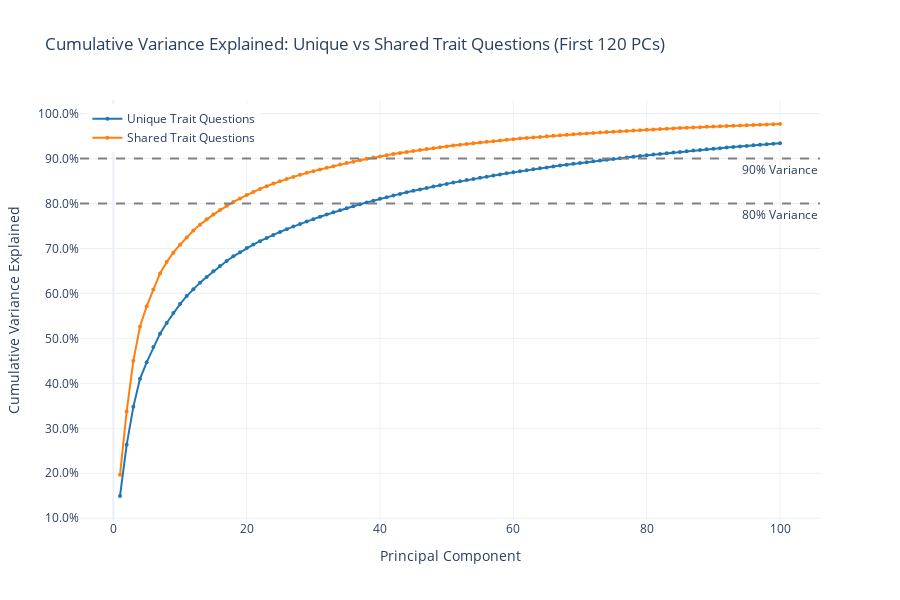

The notebook cell saved with this chart:
### Code cell
# Create Plotly line plot comparing cumulative variance explained between Unique and Shared Trait Questions

# Extract variance explained data
unique_variance = unique_pca_results['variance_explained']
shared_variance = shared_pca_results['variance_explained']

# Limit to first 120 components and calculate cumulative variance
n_components = 100
unique_variance_120 = unique_variance[:n_components]
shared_variance_120 = shared_variance[:n_components]

# Calculate cumulative variance explained
unique_cumvar = np.cumsum(unique_variance_120)
shared_cumvar = np.cumsum(shared_variance_120)

# Create component numbers for x-axis
components = list(range(1, n_components + 1))

# Create the plotly figure
fig = go.Figure()

# Add line for Unique Trait Questions
fig.add_trace(go.Scatter(
    x=components,
    y=unique_cumvar,
    mode='lines+markers',
    name='Unique Trait Questions',
    line=dict(color='#1f77b4', width=2),
    marker=dict(size=4)
))

# Add line for Shared Trait Questions
fig.add_trace(go.Scatter(
    x=components,
    y=shared_cumvar,
    mode='lines+markers',
    name='Shared Trait Questions',
    line=dict(color='#ff7f0e', width=2),
    marker=dict(size=4)
))

# Add reference lines for common variance thresholds
fig.add_hline(y=0.8, line_dash="dash", line_color="gray", 
              annotation_text="80% Variance", annotation_position="bottom right")
fig.add_hline(y=0.9, line_dash="dash", line_color="gray", 
              annotation_text="90% Variance", annotation_position="bottom right")

# Update layout
fig.update_layout(
    title='Cumulative Variance Explained: Unique vs Shared Trait Questions (First 120 PCs)',
    xaxis_title='Principal Component',
    yaxis_title='Cumulative Variance Explained',
    template='plotly_white',
    width=900,
    height=600,
    legend=dict(
        yanchor="top",
        y=0.99,
        xanchor="left",
        x=0.01
    )
)

# Format y-axis as percentage if values are between 0 and 1
max_var = max(unique_cumvar[-1], shared_cumvar[-1])
if max_var <= 1.0:
    fig.update_yaxes(tickformat='.1%')

# Show the plot
fig.show()

### Figure 1 — Plotly figure (JSON) as saved in the notebook; plotly's stock layout.template omitted (floating-point values rounded to 4 significant figures)
{"data": [{"line": {"color": "#1f77b4", "width": 2}, "marker": {"size": 4}, "mode": "lines+markers", "name": "Unique Trait Questions", "type": "scatter", "x": [1, 2, 3, 4, 5, 6, 7, 8, 9, 10, 11, 12, 13, 14, 15, 16, 17, 18, 19, 20, 21, 22, 23, 24, 25, 26, 27, 28, 29, 30, 31, 32, 33, 34, 35, 36, 37, 38, 39, 40, 41, 42, 43, 44, 45, 46, 47, 48, 49, 50, 51, 52, 53, 54, 55, 56, 57, 58, 59, 60, 61, 62, 63, 64, 65, 66, 67, 68, 69, 70, 71, 72, 73, 74, 75, 76, 77, 78, 79, 80, 81, 82, 83, 84, 85, 86, 87, 88, 89, 90, 91, 92, 93, 94, 95, 96, 97, 98, 99, 100], "y": [0.1495, 0.2632, 0.3478, 0.4102, 0.4468, 0.4806, 0.5105, 0.5343, 0.5564, 0.5763, 0.5942, 0.6095, 0.624, 0.6368, 0.6491, 0.6609, 0.6722, 0.6825, 0.6918, 0.7008, 0.7086, 0.7162, 0.7234, 0.7302, 0.7367, 0.7429, 0.7488, 0.7544, 0.7599, 0.7653, 0.7705, 0.7755, 0.7803, 0.785, 0.7896, 0.794, 0.7982, 0.8023, 0.8064, 0.8104, 0.8142, 0.8178, 0.8214, 0.8249, 0.8282, 0.8314, 0.8346, 0.8377, 0.8407, 0.8437, 0.8465, 0.8493, 0.852, 0.8547, 0.8572, 0.8598, 0.8622, 0.8646, 0.867, 0.8694, 0.8716, 0.8738, 0.876, 0.8781, 0.8802, 0.8823, 0.8843, 0.8863, 0.8882, 0.8901, 0.8919, 0.8937, 0.8955, 0.8973, 0.899, 0.9007, 0.9024, 0.9041, 0.9057, 0.9073, 0.9089, 0.9104, 0.9119, 0.9133, 0.9148, 0.9162, 0.9176, 0.919, 0.9204, 0.9218, 0.9231, 0.9244, 0.9256, 0.9269, 0.9281, 0.9293, 0.9305, 0.9317, 0.9328, 0.934]}, {"line": {"color": "#ff7f0e", "width": 2}, "marker": {"size": 4}, "mode": "lines+markers", "name": "Shared Trait Questions", "type": "scatter", "x": [1, 2, 3, 4, 5, 6, 7, 8, 9, 10, 11, 12, 13, 14, 15, 16, 17, 18, 19, 20, 21, 22, 23, 24, 25, 26, 27, 28, 29, 30, 31, 32, 33, 34, 35, 36, 37, 38, 39, 40, 41, 42, 43, 44, 45, 46, 47, 48, 49, 50, 51, 52, 53, 54, 55, 56, 57, 58, 59, 60, 61, 62, 63, 64, 65, 66, 67, 68, 69, 70, 71, 72, 73, 74, 75, 76, 77, 78, 79, 80, 81, 82, 83, 84, 85, 86, 87, 88, 89, 90, 91, 92, 93, 94, 95, 96, 97, 98, 99, 100], "y": [0.1966, 0.3375, 0.45, 0.5266, 0.5714, 0.6088, 0.6446, 0.6699, 0.6906, 0.7083, 0.7247, 0.7397, 0.753, 0.765, 0.7754, 0.7853, 0.7948, 0.8032, 0.8112, 0.8189, 0.8257, 0.8324, 0.8386, 0.8443, 0.8494, 0.8543, 0.8592, 0.8638, 0.8682, 0.872, 0.8758, 0.8795, 0.8831, 0.8865, 0.8899, 0.8931, 0.8963, 0.8993, 0.9022, 0.9048, 0.9074, 0.9099, 0.9124, 0.9146, 0.9169, 0.9189, 0.921, 0.923, 0.925, 0.9269, 0.9288, 0.9306, 0.9323, 0.934, 0.9356, 0.9372, 0.9387, 0.9402, 0.9416, 0.943, 0.9444, 0.9457, 0.947, 0.9482, 0.9494, 0.9505, 0.9517, 0.9528, 0.9539, 0.9549, 0.956, 0.9569, 0.9579, 0.9588, 0.9598, 0.9607, 0.9615, 0.9624, 0.9632, 0.964, 0.9648, 0.9656, 0.9663, 0.9671, 0.9678, 0.9685, 0.9692, 0.9699, 0.9705, 0.9712, 0.9718, 0.9724, 0.973, 0.9736, 0.9741, 0.9747, 0.9752, 0.9758, 0.9763, 0.9768]}], "layout": {"annotations": [{"showarrow": false, "text": "80% Variance", "x": 1, "xanchor": "right", "xref": "x domain", "y": 0.8, "yanchor": "top", "yref": "y"}, {"showarrow": false, "text": "90% Variance", "x": 1, "xanchor": "right", "xref": "x domain", "y": 0.9, "yanchor": "top", "yref": "y"}], "height": 600, "legend": {"x": 0.01, "xanchor": "left", "y": 0.99, "yanchor": "top"}, "shapes": [{"line": {"color": "gray", "dash": "dash"}, "type": "line", "x0": 0, "x1": 1, "xref": "x domain", "y0": 0.8, "y1": 0.8, "yref": "y"}, {"line": {"color": "gray", "dash": "dash"}, "type": "line", "x0": 0, "x1": 1, "xref": "x domain", "y0": 0.9, "y1": 0.9, "yref": "y"}], "title": {"text": "Cumulative Variance Explained: Unique vs Shared Trait Questions (First 120 PCs)"}, "width": 900, "xaxis": {"title": {"text": "Principal Component"}}, "yaxis": {"tickformat": ".1%", "title": {"text": "Cumulative Variance Explained"}}}}
